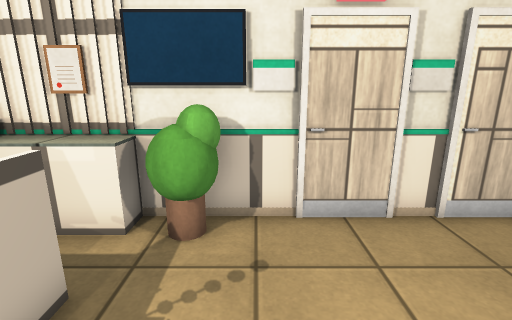
view 1 (above)

16 first-person views from a walk through a scene from a Unity 3-D project. The camera is 1.4 m above the floor, tilts 14° down and sees 85° across. The floor is counted in squares, 0.5 m on a side. Each view is taken from the middle of a square. On the plan, view 1 faces up. The plan holds only what a view shows up to about 19 squares ahead; the rest is blank. The place goes on beyond the plan. The player character is not drawn. Some animated figures are not drawn. Door leaves are left out, so doorways stand open. Surface patterns are stand-ins for the level's own textures.

view 2
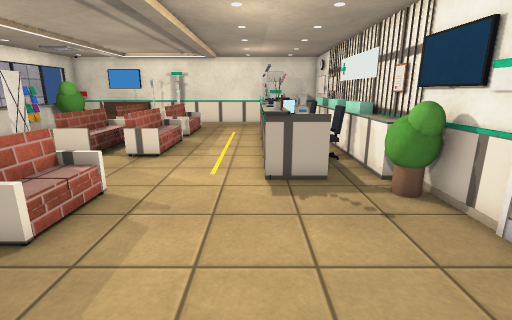

view 3
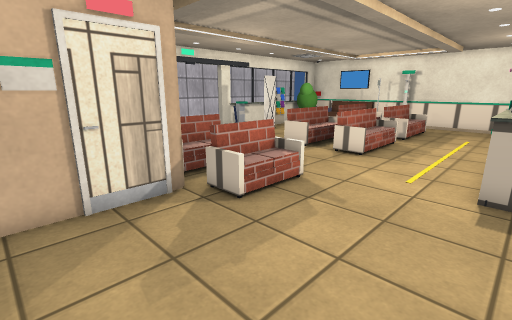

view 4
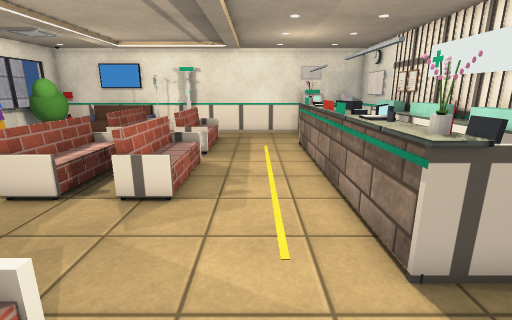

view 5
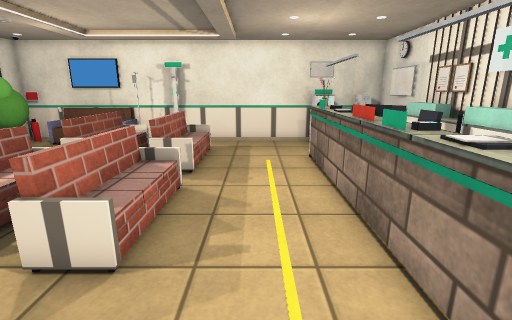

view 6
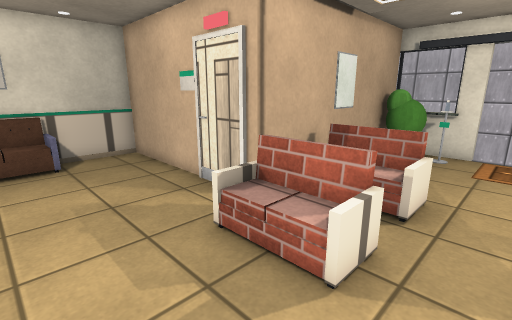

view 7
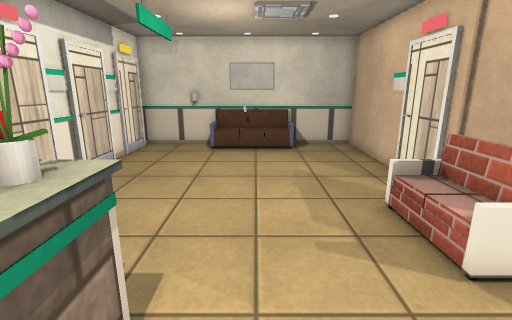

view 8
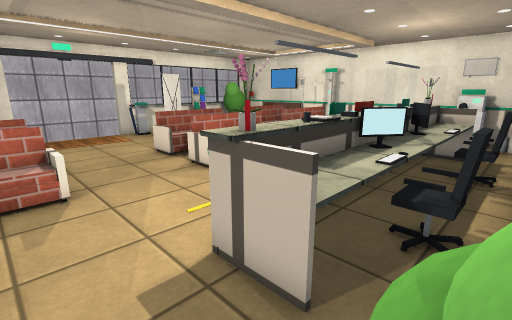

view 9
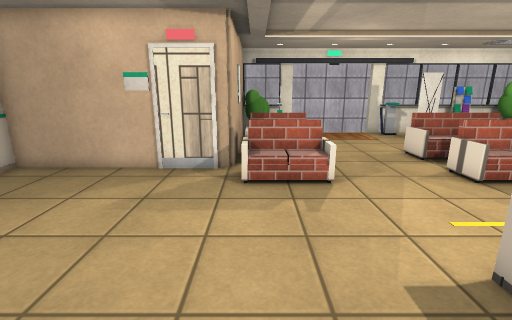

view 10
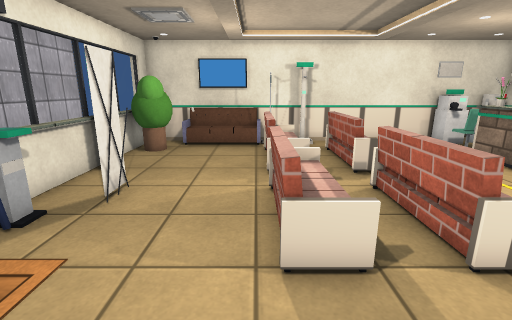

view 11
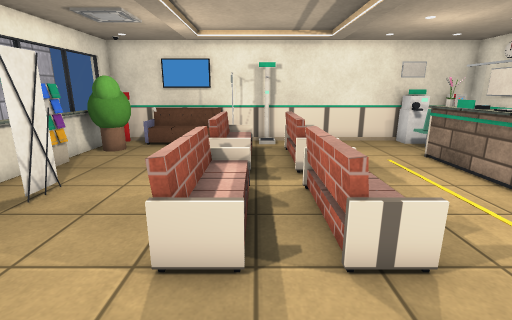

view 12
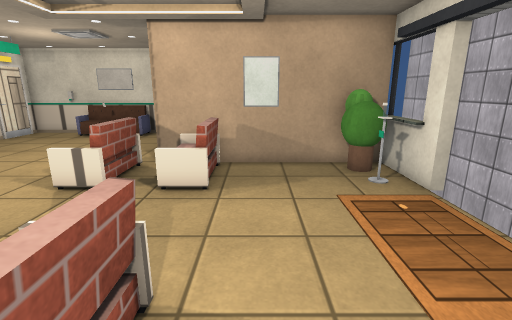

view 13
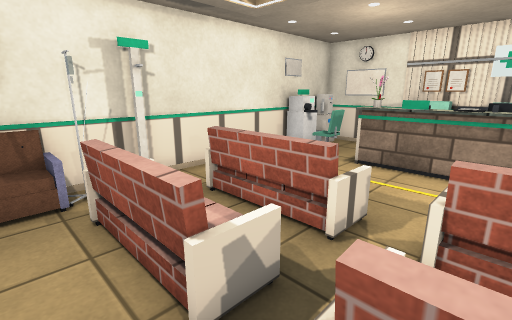

view 14
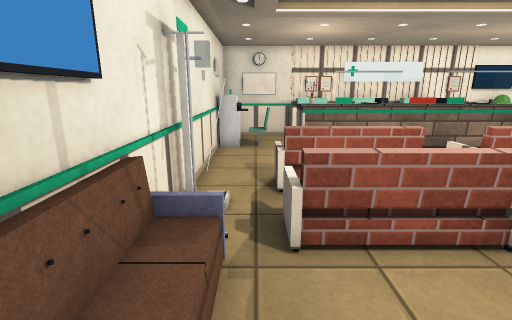

view 15
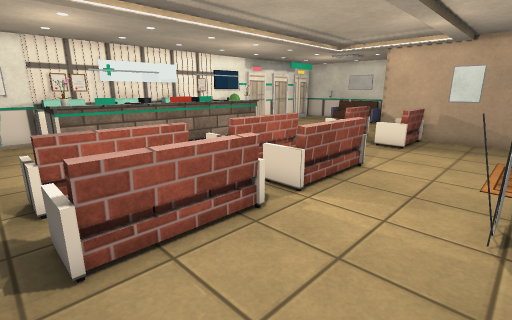

view 16
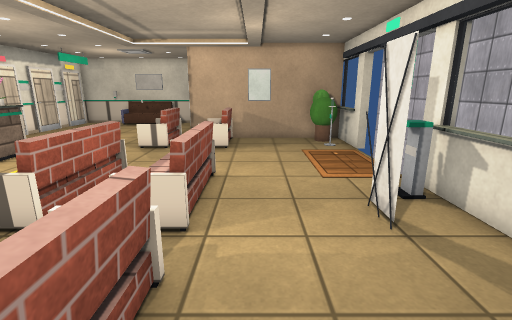

### Floor plan
Key: @ floor where view 1 was taken; # wall or solid block; . floor; D open door; = window, fence, low wall or low ledge; ^ raised ledge; O other object.
Columns run from 18 left of view 1 to 10 right of it. Each row starts with its distance up from view 1.
  6 #####OO######################
  5 #O..=^^O^^^^^^^^OO..........#
  4 ##..   OO...OO..............#
  3 ## .^^^O^^^#OO^^............#
  2 ##=.#OO####OO#^O........... #
  1 #...#=O==#OO#===........... #
  0 #.................@........ #
 -1 #.......................... #
 -2 #..........................O#
 -3 #.......=...#...............#
 -4 #..O===##===O....O=O........#
 -5 #..==========....===###   ###
 -6 #.......=...........#
 -7 #O.####.#####....####
 -8 # .====.=====....===#
 -9 #O..................#
-10 #O..................#
-11 # ..................#
-12 #O.O.....#..........#
-13 #OOO.OO...OO.....OO.
-14 ##===#O===##DDDDD##=#

Where each view was taken, in squares from view 1:
view 1: 0 up, 0 right, facing up
view 2: 1 up, 6 right, facing left
view 3: 2 up, 6 right, facing down-left
view 4: 1 down, 1 right, facing left
view 5: 1 down, 2 left, facing left
view 6: 0 up, 3 left, facing down-right
view 7: 0 up, 5 left, facing right
view 8: 5 up, 0 right, facing down-left
view 9: 5 up, 1 right, facing down
view 10: 8 down, 2 left, facing left
view 11: 6 down, 2 left, facing left
view 12: 9 down, 9 left, facing right
view 13: 9 down, 9 left, facing up-left
view 14: 12 down, 16 left, facing up
view 15: 12 down, 16 left, facing up-right
view 16: 9 down, 15 left, facing right
